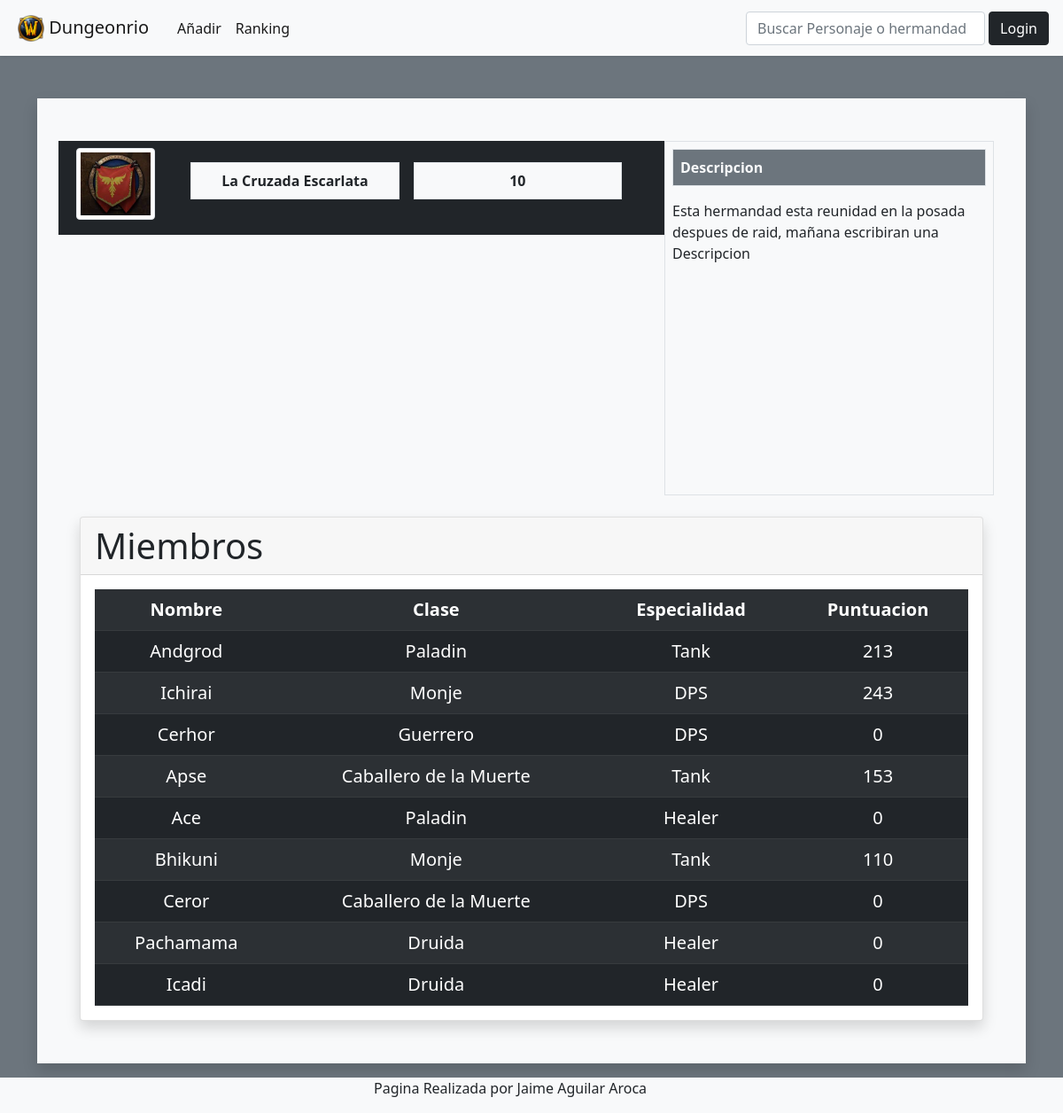
Page /hermandad.php on the committed database.
### tables this page shows
CREATE TABLE personaje(ID INT AUTO_INCREMENT UNIQUE,
							nombre VARCHAR(20) UNIQUE,
							clase VARCHAR(50),
							especializacion VARCHAR(20),
							favorito BOOLEAN,
							ID_jugador INT,
							ID_hermandad INT,
							puntuacion INT,
							PRIMARY KEY (ID),
							FOREIGN KEY (ID_jugador) REFERENCES jugador(ID) ON DELETE CASCADE,
							FOREIGN KEY (ID_hermandad) REFERENCES hermandad(ID) ON DELETE CASCADE);

### backend.php (the view, shortened to what this page needs)
<?php
    function getHermandadMiembros($hermandad){
        $conection = mysqli_connect('127.0.0.1', 'root', '');
        mysqli_select_db($conection, "dungeonrio");
        $sqlIdHermandad = "SELECT ID FROM hermandad WHERE nombre = '$hermandad';";
        $resultIdHermandad = mysqli_query($conection,$sqlIdHermandad);
        $IdHermandad = mysqli_fetch_array($resultIdHermandad)[0];
        $sql = "SELECT p.nombre,p.clase,p.especializacion,p.puntuacion
                FROM personaje AS p INNER JOIN hermandad AS h ON p.ID_hermandad = h.ID WHERE h.ID = $IdHermandad";
        $result = mysqli_query($conection,$sql);
        echo "<table class='table table-dark table-striped'>";
        echo "<tr class='text-center'><th scope='col'>Nombre</th><th scope='col'>Clase</th><th scope='col'>Especialidad</th><th scope='col'>Puntuacion</th></tr>";
        while ($row = mysqli_fetch_array($result)) {
            echo "<tr class='text-center'>";
            echo "<td scope='row'>".$row["nombre"]."</td>";
            echo "<td>".$row["clase"]."</td>";
            echo "<td>".$row["especializacion"]."</td>";
            echo "<td>".$row["puntuacion"]."</td>";
            echo "</tr>";
        }
        echo "</table>";
    }
?>

### hermandad.php (shortened to what this page needs)
<!DOCTYPE html>
<html lang="es">
<head>
    <link rel="stylesheet" href="estilos/comun.css">
    <link href="https://cdn.jsdelivr.net/npm/bootstrap@5.1.3/dist/css/bootstrap.min.css" rel="stylesheet">
</head>
<body class="bg-secondary">
    <?php
        include "backend.php";
        include "header.php";
    ?>
    <main class="container mt-5 mb-3">
        <div class="bg-light p-5 shadow">
            <div class="row">
                <div class="row bg-dark p-2 col-8 h-50">
                    <div class="col-2">
                        <img class="img-thumbnail" src="img/logoHermandad.jpg" alt="fotoHermandad">
                    </div>
                    <div class="col row m-2">
                        <p class="d-flex align-items-center col row text-center">
                            <span class="border bg-light p-2 fw-bold col m-2">La Cruzada Escarlata</span>
                            <span class="border bg-light p-2 fw-bold col m-2">10</span>
                        </p>
                    </div>
                </div>
                <div class="col border bg-light p-2" style="min-height: 400px;">
                    <p class="col border bg-secondary fw-bold p-2 text-light">Descripcion</p>
                    <span>
                        Esta hermandad esta reunidad en la posada despues de raid, mañana escribiran una Descripcion
                    </span>
                </div>
            </div>
            <div class="card shadow mt-4">
                <h1 class="card-header">Miembros</h1>
                <div class="card-body">
                    <blockquote class="blockquote mb-0">
                    <?php
                    getHermandadMiembros("La Cruzada Escarlata");
                    ?>
                    </blockquote>
                </div>
            </div>
        </div>
    </main>
    <?php
        include "footer.php";
    ?>
</body>
</html>

### header.php (shortened to what this page needs)
<header class="navbar navbar-expand-lg navbar-light bg-light shadow-sm">
            <div class="container-fluid">
                <a class="navbar-brand p-2" href="index.php">
                    <img src="img/logo.png" alt="logo" width="30" height="30" class="d-inline-block align-text-top">
                    Dungeonrio
                </a>
                <div class="collapse navbar-collapse" id="navbarSupportedContent">
                <ul class="navbar-nav me-auto mb-2 mb-lg-0">
                    <li class="nav-item">
                    <a class="nav-link active" href="add.php">Añadir</a>
                    </li>
                    <li class="nav-item">
                    <a class="nav-link active" href="ranking.php">Ranking</a>
                    </li>
                </ul>
                <input style="width: 270px;" class="form-control" type="text" onkeyup="busqueda()" name="busqueda" id="busqueda" placeholder="Buscar Personaje o hermandad">
                <?php
                    if (!isset($_SESSION['user'])) {
                        echo "<a class='m-1 btn btn-dark' href='login.php'>Login</a>";
                    }
                ?>
                </div>
            </div>
    </header>

### footer.php
<footer id="footer" class="container-fluid bg-light">
        <div class="container">
            <div class="row">
                <div class="col"></div>
                <div class="col">
                    <p>Pagina Realizada por Jaime Aguilar Aroca</p>
                </div>
                <div class="col"></div>
            </div>
        </div>
    </footer>

### estilos/comun.css (style rules this page uses)
html,body,main { min-height: 100vh; }
div.container { min-height: 100%; }

### rows in the picture
personaje: nombre "Andgrod", clase "Paladin", especializacion "Tank", puntuacion "213"
personaje: nombre "Ichirai", clase "Monje", especializacion "DPS", puntuacion "243"
personaje: nombre "Cerhor", clase "Guerrero", especializacion "DPS", puntuacion "0"
personaje: nombre "Apse", clase "Caballero de la Muerte", especializacion "Tank", puntuacion "153"
personaje: nombre "Ace", clase "Paladin", especializacion "Healer", puntuacion "0"
personaje: nombre "Bhikuni", clase "Monje", especializacion "Tank", puntuacion "110"
personaje: nombre "Ceror", clase "Caballero de la Muerte", especializacion "DPS", puntuacion "0"
personaje: nombre "Pachamama", clase "Druida", especializacion "Healer", puntuacion "0"
personaje: nombre "Icadi", clase "Druida", especializacion "Healer", puntuacion "0"
